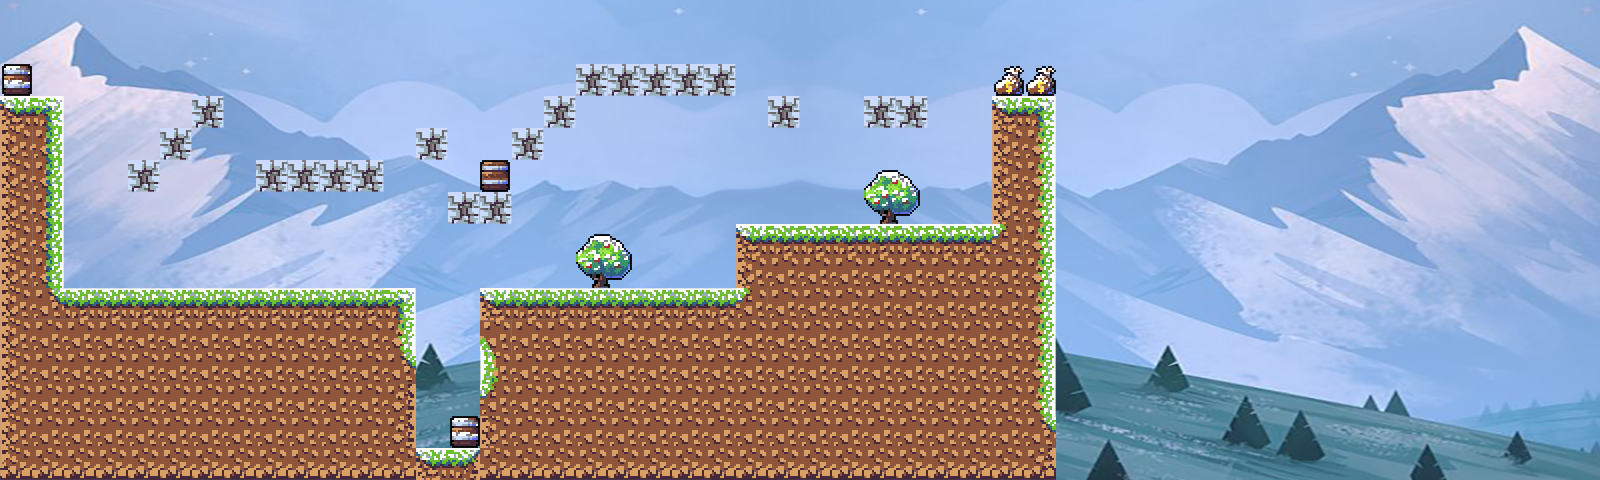

Rendered tile map (Tiled .tmx) drawn with the repository's tilesets; below, a short description and the full map source, tile grids included:
An orthogonal 50x15 tile map with 32x32 px tiles, 1 tile layer (Capa de Patrones 1), 2 tilesets, 1 image layer.

<map version="1.2" tiledversion="1.2.5" orientation="orthogonal" renderorder="right-down" width="50" height="15" tilewidth="32" tileheight="32" infinite="0" nextlayerid="5" nextobjectid="1">
 <tileset firstgid="1" name="Snow_tileset_1 " tilewidth="32" tileheight="32" tilecount="144" columns="16">
  <image source="../../../Tileset documents/platformer_tileset.png" width="512" height="288" />
 </tileset>
 <tileset firstgid="145" name="Background" tilewidth="1" tileheight="1" tilecount="0" columns="0" />
 <imagelayer id="4" name="background">
  <image source="../../../Tileset documents/platformer_background.png" width="1600" height="480" />
 </imagelayer>
 <layer id="1" name="Capa de Patrones 1" width="50" height="15">
  <data encoding="csv">
0,0,0,0,0,0,0,0,0,0,0,0,0,0,0,0,0,0,0,0,0,0,0,0,0,0,0,0,0,0,0,0,0,0,0,0,0,0,0,0,0,0,0,0,0,0,0,0,0,0,
0,0,0,0,0,0,0,0,0,0,0,0,0,0,0,0,0,0,0,0,0,0,0,0,0,0,0,0,0,0,0,0,0,0,0,0,0,0,0,0,0,0,0,0,0,0,0,0,0,0,
122,0,0,0,0,0,0,0,0,0,0,0,0,0,0,0,0,0,59,59,59,59,59,0,0,0,0,0,0,0,0,121,121,0,0,0,0,0,0,0,0,0,0,0,0,0,0,0,0,0,
97,51,0,0,0,0,59,0,0,0,0,0,0,0,0,0,0,59,0,0,0,0,0,0,59,0,0,59,59,0,0,97,51,0,0,0,0,0,0,0,0,0,0,0,0,0,0,0,0,0,
17,67,0,0,0,59,0,0,0,0,0,0,0,59,0,0,59,0,0,0,0,0,0,0,0,0,0,0,0,0,0,113,116,0,0,0,0,0,0,0,0,0,0,0,0,0,0,0,0,0,
113,67,0,0,59,0,0,0,59,59,59,59,0,0,0,62,0,0,0,0,0,0,0,0,0,0,0,111,112,0,0,113,116,0,0,0,0,0,0,0,0,0,0,0,0,0,0,0,0,0,
113,67,0,0,0,0,0,0,0,0,0,0,0,0,59,59,0,0,0,0,0,0,0,0,0,0,0,127,128,0,0,113,116,0,0,0,0,0,0,0,0,0,0,0,0,0,0,0,0,0,
113,67,0,0,0,0,0,0,0,0,0,0,0,0,0,0,0,0,111,112,0,0,0,97,98,98,98,98,98,98,98,134,116,0,0,0,0,0,0,0,0,0,0,0,0,0,0,0,0,0,
113,67,0,0,0,0,0,0,0,0,0,0,0,0,0,0,0,0,127,128,0,0,0,113,114,114,114,114,114,114,114,114,116,0,0,0,0,0,0,0,0,0,0,0,0,0,0,0,0,0,
113,132,133,133,133,133,133,133,133,133,133,133,51,0,0,97,133,133,133,133,133,133,133,134,114,114,114,114,114,114,114,114,116,0,0,0,0,0,0,0,0,0,0,0,0,0,0,0,0,0,
113,114,114,114,114,114,114,114,114,114,114,114,116,0,0,102,114,114,114,114,114,114,114,114,114,114,114,114,114,114,114,114,116,0,0,0,0,0,0,0,0,0,0,0,0,0,0,0,0,0,
113,114,114,114,114,114,114,114,114,114,114,114,132,0,0,118,114,114,114,114,114,114,114,114,114,114,114,114,114,114,114,114,116,0,0,0,0,0,0,0,0,0,0,0,0,0,0,0,0,0,
113,114,114,114,114,114,114,114,114,114,114,114,115,0,0,134,114,114,114,114,114,114,114,114,114,114,114,114,114,114,114,114,116,0,0,0,0,0,0,0,0,0,0,0,0,0,0,0,0,0,
113,114,114,114,114,114,114,114,114,114,114,114,115,0,122,113,114,114,114,114,114,114,114,114,114,114,114,114,114,114,114,114,132,0,0,0,0,0,0,0,0,0,0,0,0,0,0,0,0,0,
129,130,130,130,130,130,130,130,130,130,130,130,130,97,99,130,130,130,130,130,130,130,130,130,130,130,130,130,130,130,130,130,131,0,0,0,0,0,0,0,0,0,0,0,0,0,0,0,0,0
</data>
 </layer>
</map>
